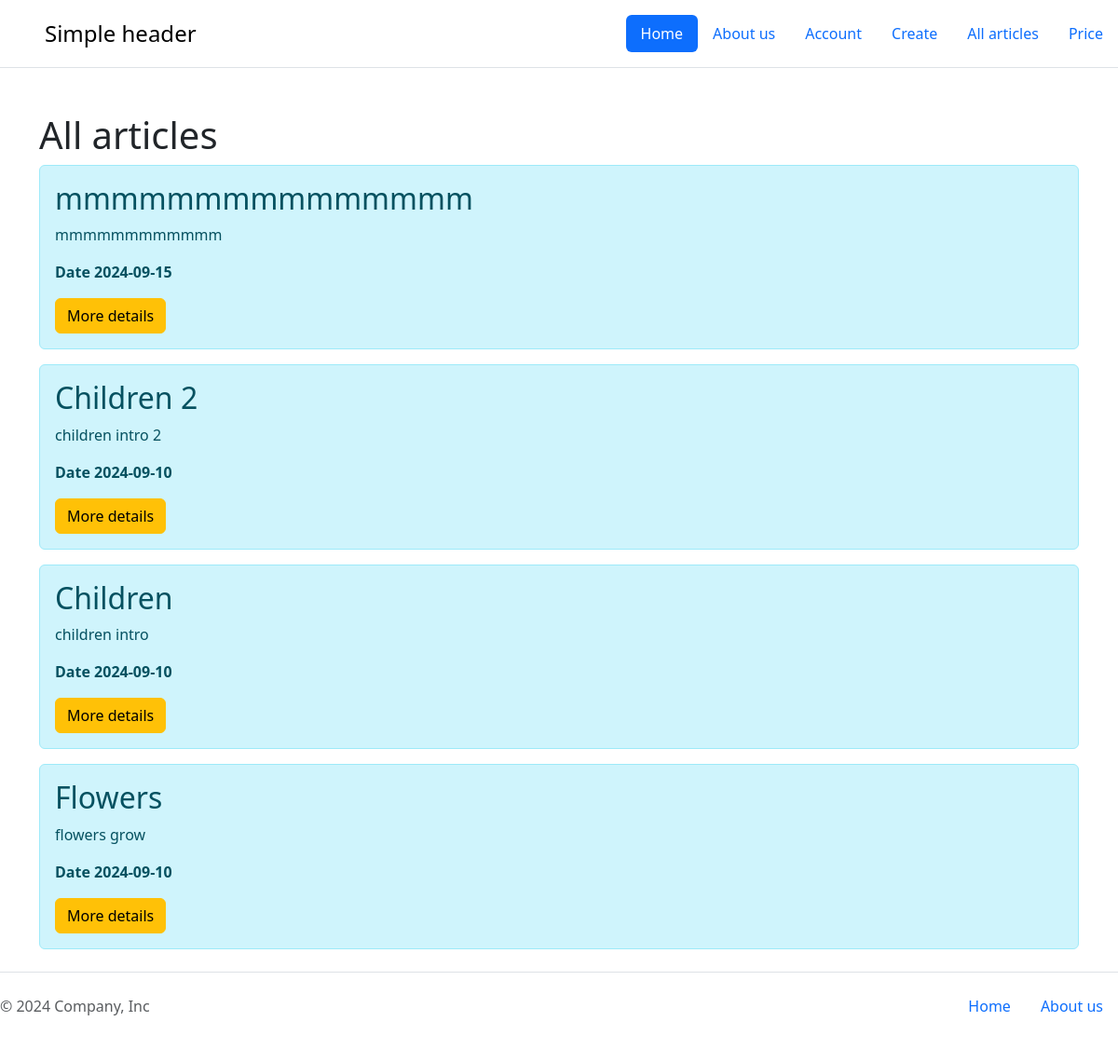
The page /posts on the database its author committed.
### models/article_model.py (models this page shows, shortened)
class Article(db.Model):
    __tablename__ = "article"
    id = db.Column(db.Integer, primary_key=True)
    title = db.Column(db.String(100), nullable=False)
    intro = db.Column(db.String(300), nullable=False)
    text = db.Column(db.Text, nullable=False)
    date = db.Column(db.DateTime, default=datetime.utcnow)
    user_id = db.Column(db.Integer, db.ForeignKey('user.id'))
    @staticmethod
    def index():
        return Article.query.order_by(Article.date.desc()).all()

### routes.py (the view)
    @app.route('/posts')
    def posts():
        articles=Article.index()
        return render_template("posts.html", articles=articles)

### templates/posts.html (shortened to what this page needs)
{%extends 'base.html'%}
{% block body %}
<div class="container mt-5">
  <h1>All articles</h1>
  {%if articles|length >0 %}
        {%for el in articles%}
            <div class="alert alert-info">
                <h2> {{el.title}}</h2>
                <p>{{el.intro}}</p>
                <p><b> Date {{el.date.date()}}</b></p>
                <a href="/posts/{{el.id}}" class="btn btn-warning"> More details</a>
            </div>
        {%endfor%}
    {%else%}
    <p>Articles not found</p>
    {% endif%}
</div>
{%endblock%}

### templates/base.html (shortened to what this page needs)
<!DOCTYPE html>
<html lang="en">
<head>
    <link rel="stylesheet" href="{{url_for('static', filename='css/main.css')}}">
    <link rel="stylesheet" type="text/css" href="{{ url_for('static', filename='main.css') }}">
    <link rel="stylesheet" href="https://cdn.jsdelivr.net/npm/bootstrap@5.3.3/dist/css/bootstrap.min.css">
</head>
<body>
    <header class="d-flex flex-wrap justify-content-center py-3 mb-4 border-bottom">
        <a href="/" class="d-flex align-items-center mb-3 mb-md-0 me-md-auto link-body-emphasis text-decoration-none">
          <svg class="bi me-2" width="40" height="32"><use xlink:href="#bootstrap"></use></svg>
          <span class="fs-4">Simple header</span>
        </a>
        <ul class="nav nav-pills">
          <li class="nav-item"><a href="/" class="nav-link active" aria-current="page">Home</a></li>
          <li class="nav-item"><a href="/about" class="nav-link">About us</a></li>
            <li class="nav-item" style="position: relative;">
                <a class="nav-link">Account</a>
            </li>
            <li class="nav-item"><a href="/create-article" class="nav-link">Create</a></li>
            <li class="nav-item"><a href="/posts" class="nav-link">All articles</a></li>
            <li class="nav-item"><a href="/price" class="nav-link">Price</a></li>
        </ul>
      </header>
    {% block body %} {%endblock%}
</body>
<footer class="d-flex flex-wrap justify-content-between align-items-center py-3 my-4 border-top">
    <p class="col-md-4 mb-0 text-body-secondary">© 2024 Company, Inc</p>
    <a href="/" class="col-md-4 d-flex align-items-center justify-content-center mb-3 mb-md-0 me-md-auto link-body-emphasis text-decoration-none">
      <svg class="bi me-2" width="40" height="32"><use xlink:href="#bootstrap"></use></svg>
    </a>
    <ul class="nav col-md-4 justify-content-end">
        <li class="nav-item"><a href="/" class="nav-link active" aria-current="page">Home</a></li>
        <li class="nav-item"><a href="about" class="nav-link">About us</a></li>
    </ul>
  </footer>
</html>

### rows shown on the page
Article: title "mmmmmmmmmmmmmmm", intro "mmmmmmmmmmmm", date "2024-09-15"
Article: title "Children 2", intro "children intro 2", date "2024-09-10"
Article: title "Children", intro "children intro", date "2024-09-10"
Article: title "Flowers", intro "flowers grow", date "2024-09-10"
